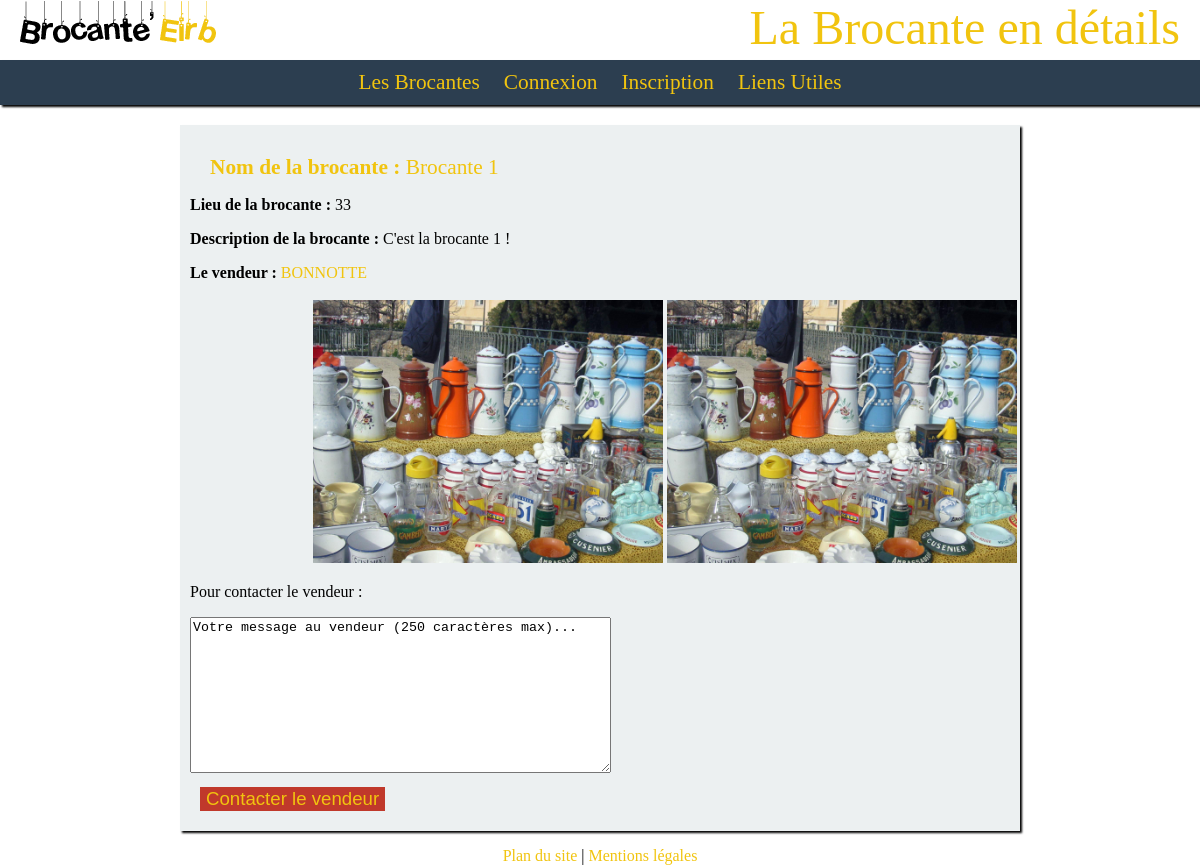
/detailbroc.php?idbroc=28, run on the app's committed database.
### tables this page shows
CREATE TABLE IF NOT EXISTS `brocante` (
  `ID_Brocante` int(4) NOT NULL AUTO_INCREMENT,
  `nom_brocante` varchar(50) NOT NULL,
  `ID_utilisateur` int(4) NOT NULL,
  `description` varchar(500) NOT NULL,
  `lieu` varchar(50) NOT NULL,
  `photo1` text NOT NULL,
  `photo2` text NOT NULL,
  PRIMARY KEY (`ID_Brocante`)
);

CREATE TABLE IF NOT EXISTS `utilisateur` (
  `nom_utilisateur` varchar(50) NOT NULL,
  `mail_utilisateur` varchar(50) NOT NULL,
  `mdp_utilisateur` varchar(50) NOT NULL,
  `prenom_utilisateur` varchar(50) NOT NULL,
  `pseudo_utilisateur` varchar(50) NOT NULL,
  `departement` int(2) NOT NULL,
  `ville` varchar(50) NOT NULL,
  `date_inscription` date NOT NULL,
  `ID_utilisateur` int(4) NOT NULL AUTO_INCREMENT,
  `photo_profil` text NOT NULL,
  PRIMARY KEY (`ID_utilisateur`),
  FULLTEXT KEY `nom_utilisateur` (`nom_utilisateur`)
);

### detailbroc.php (the view, shortened to what this page needs)
<?php
require_once("src/fonctions.php");
include('src/entete.php');
$idbroc=$_GET['idbroc'];
$infos_brocante = $connect->prepare("SELECT * FROM brocante WHERE ID_Brocante='$idbroc'");
$infos_brocante->execute() or die(print_r($infos_brocante->errorInfo(), true));
$ligne = $infos_brocante->fetch();
$nom_brocante = $ligne['nom_brocante'];
$ID_utilisateur = $ligne['ID_utilisateur'];
$description = $ligne['description'];
$lieu = $ligne['lieu'];
$photo1=$ligne['photo1'];
$photo2=$ligne['photo2'];
$infos_utilisateur = $connect->prepare("SELECT * FROM utilisateur WHERE ID_utilisateur='$ID_utilisateur'");
$infos_utilisateur->execute() or die(print_r($infos_utilisateur->errorInfo(), true));
$ligne = $infos_utilisateur->fetch();
$nom = $ligne['nom_utilisateur'];
?>
<section>
	<article>
<?php
if (isset($idbroc)) {
echo "
		<h2><b>Nom de la brocante :</b> $nom_brocante</h2>
		<p><b>Lieu de la brocante :</b> $lieu</p>
		<p><b>Description de la brocante :</b> $description</p>
		<b>Le vendeur :</b> <a href=\"publicaccount.php?iduser=$ID_utilisateur\"> $nom</a><br></br>
		<img  class='imgdtls1' src='src/$photo1'>
		<img  class='imgdtls2' src='src/$photo2'>
";
echo
'
		<p>Pour contacter le vendeur : </p>
		<form method="post">
			<textarea name="contenu" id="contenu" rows="10" cols="50" maxlength="250">Votre message au vendeur (250 caractères max)...</textarea>
			<br>
			<input type="submit" name="Contacter" value="Contacter le vendeur" />
		</form>
';
}
else {
	echo "Pas encore de brocantes désolé..";
}
?>
	</article>
</section>
<?php include('src/footer.php'); ?>

### src/style.css (style rules this page uses)
html,body { height: 100%; margin: 0; padding: 0; font-family: Calibri; font-size: 12pt; }
.imgdtls1 { max-width: 350px; max-height: 350px; position: relative; left: 15%; }
.imgdtls2 { max-width: 350px; max-height: 350px; position: relative; left: 15%; }
img { max-width: 100%; height: auto; }
a { color: #f1c40f; text-decoration: none; }
h2, caption { font-weight: lighter; font-size: 16pt; color: #f1c40f; text-align: left; margin-left: 20px; margin-top: 20px; margin-bottom: 5px; }
section { padding-top: 125px; max-width: 980px; width: 70%; margin: auto; }
article { background-color: #ecf0f1; box-shadow: 2px 2px 2px black; padding: 10px; margin: auto; }
input[type="submit"], input[type="button"] { background-color: #c0392b; font-weight: lighter; font-size: 14pt; color: #f1c40f; border:none; margin: 10px; }

### data on the page
brocante: nom_brocante "Brocante 1", lieu "33", description "C'est la brocante 1 !", photo1 (picture), photo2 (picture)
utilisateur: nom_utilisateur "BONNOTTE"

### other printed values
$titre "La Brocante en détails"
